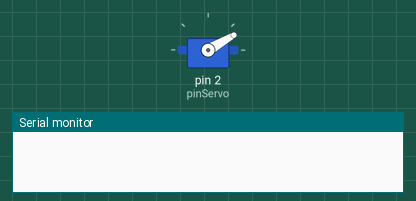
This sketch was run on a simulated Arduino Uno, built with avr-gcc and run on an emulated ATmega328P. On the bench: servo, the last lines printed to the serial monitor.

Above: at 0.05 s.
At 3.0 s:
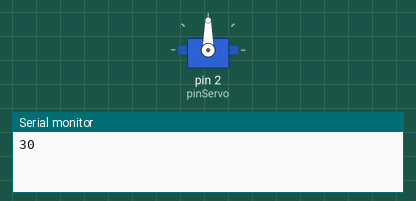
At 6.0 s:
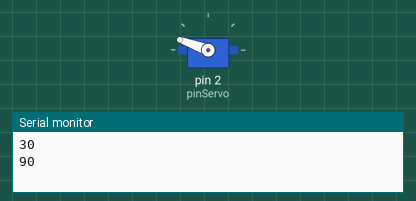
Timing chart, 0 to 7.8 s (numbered marks = the images above):
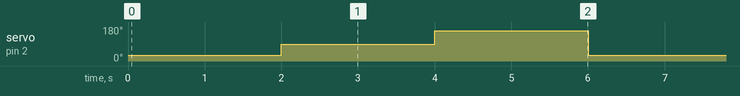

Measured:
- by itself, servo on pin 2 (pinServo): repeats every 6.0 s: 160° 2.0 s, 30° 2.0 s, 90° 2.0 s

The sketch:

servomotor.ino
```cpp
//Se llama la libreria del servo
#include <Servo.h>

//Pin a conectar el servo
int pinServo = 2;

//Se crea un nuevo objeto del servo
Servo servo;

void setup() {
  //Inicializamos el servo con el pin declarado
  servo.attach(pinServo);
  Serial.begin(9600);
}

void loop() {
  //Movemos el servomotor a 10°
  servo.write(30);
  delay(2000);
  //Leemos la posición de servomotor y la mostramos
  Serial.println(servo.read());
  servo.write(90);
  delay(2000);
  Serial.println(servo.read());
  servo.write(160);
  delay(2000);
  Serial.println(servo.read());
}
```
